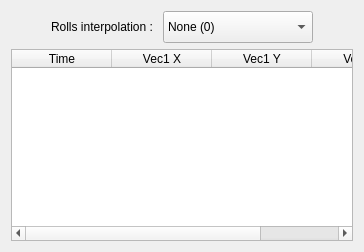
          <widget class="QWidget" name="rolls">
           <attribute name="title">
            <string>Rolls</string>
           </attribute>
           <layout class="QVBoxLayout" name="verticalLayout_3">
            <item>
             <layout class="QHBoxLayout" name="horizontalLayout_5">
              <property name="topMargin">
               <number>0</number>
              </property>
              <item>
               <spacer name="horizontalSpacer_9">
                <property name="orientation">
                 <enum>Qt::Horizontal</enum>
                </property>
                <property name="sizeType">
                 <enum>QSizePolicy::Minimum</enum>
                </property>
                <property name="sizeHint" stdset="0">
                 <size>
                  <width>40</width>
                  <height>20</height>
                 </size>
                </property>
               </spacer>
              </item>
              <item>
               <widget class="QLabel" name="label_5">
                <property name="text">
                 <string>Rolls interpolation : </string>
                </property>
               </widget>
              </item>
              <item>
               <widget class="QComboBox" name="roll_interpolation">
                <property name="minimumSize">
                 <size>
                  <width>150</width>
                  <height>32</height>
                 </size>
                </property>
                <property name="maximumSize">
                 <size>
                  <width>150</width>
                  <height>32</height>
                 </size>
                </property>
                <item>
                 <property name="text">
                  <string>None (0)</string>
                 </property>
                </item>
                <item>
                 <property name="text">
                  <string>Linear (1)</string>
                 </property>
                </item>
                <item>
                 <property name="text">
                  <string>Bezier (2)</string>
                 </property>
                </item>
                <item>
                 <property name="text">
                  <string>Hermite (3)</string>
                 </property>
                </item>
               </widget>
              </item>
              <item>
               <spacer name="horizontalSpacer_8">
                <property name="orientation">
                 <enum>Qt::Horizontal</enum>
                </property>
                <property name="sizeHint" stdset="0">
                 <size>
                  <width>40</width>
                  <height>20</height>
                 </size>
                </property>
               </spacer>
              </item>
             </layout>
            </item>
            <item>
             <widget class="QTableWidget" name="roll_table">
              <property name="alternatingRowColors">
               <bool>true</bool>
              </property>
              <property name="selectionMode">
               <enum>QAbstractItemView::ExtendedSelection</enum>
              </property>
              <column>
               <property name="text">
                <string>Time</string>
               </property>
              </column>
              <column>
               <property name="text">
                <string>Vec1 X</string>
               </property>
              </column>
              <column>
               <property name="text">
                <string>Vec1 Y</string>
               </property>
              </column>
              <column>
               <property name="text">
                <string>Vec1 Z</string>
               </property>
              </column>
             </widget>
            </item>
           </layout>
          </widget>
